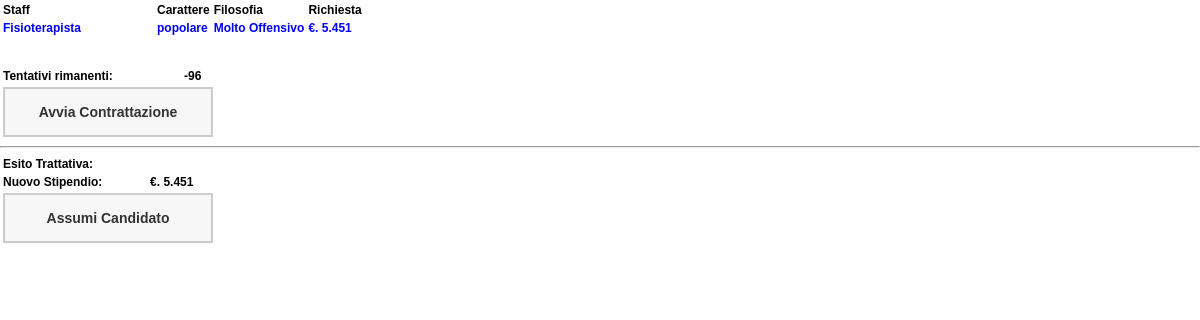
The page /oldGM/staff_contra.php?id=1531 (signed in) on the database its author committed.
### tables this page shows
CREATE TABLE IF NOT EXISTS `staff_mercato` (
  `s_id` int(11) NOT NULL AUTO_INCREMENT,
  `s_id_team` varchar(20) NOT NULL,
  `s_scadenza` date NOT NULL,
  `s_id_staff` char(2) NOT NULL DEFAULT '',
  `s_descrizione` varchar(20) NOT NULL DEFAULT '',
  `s_nome` varchar(50) NOT NULL,
  `s_abi` int(3) NOT NULL DEFAULT '0',
  `s_esp` int(3) NOT NULL DEFAULT '0',
  `s_mot` int(3) NOT NULL DEFAULT '0',
  `s_sti` int(3) NOT NULL DEFAULT '0',
  `s_car` varchar(20) NOT NULL DEFAULT '',
  `s_fil` varchar(20) NOT NULL DEFAULT '',
  `s_contrattazioni` int(3) NOT NULL,
  `s_for` int(3) NOT NULL,
  `s_con` int(3) NOT NULL,
  `s_po` int(3) NOT NULL,
  `s_df` int(3) NOT NULL,
  `s_cn` int(3) NOT NULL,
  `s_pa` int(3) NOT NULL,
  `s_rg` int(3) NOT NULL,
  `s_cr` int(3) NOT NULL,
  `s_tc` int(3) NOT NULL,
  `s_tr` int(3) NOT NULL,
  `s_tal` int(3) NOT NULL,
  PRIMARY KEY (`s_id`)
);

### oldGM/staff_contra.php (the view, shortened to what this page needs)
<!DOCTYPE html PUBLIC "-//W3C//DTD XHTML 1.0 Transitional//EN" "http://www.w3.org/TR/xhtml1/DTD/xhtml1-transitional.dtd">
<html xmlns="http://www.w3.org/1999/xhtml">
<head>
</head>
<?php
	include "connect_db.php";
	$id = $_REQUEST['id'];
	if ($id != 0)
	{
		$result = mysql_query("SELECT * FROM staff_mercato WHERE s_id=\"$id\" ");
		$row = mysql_fetch_array($result);
		$wstip = number_format($row['s_sti'],0,",",".");
		$tentativi = 4 - $row['s_contrattazioni'];
		$attivo_contra = "enabled";
		$attivo_assumi = "enabled";
		$esito = "";
		$wstip_nuovo = $wstip;
		echo "<table border='0'>";
		echo "<tr style='color:#000000;'>";
		echo "<th align='left' width='150'>Staff</th>";
		echo "<th align='left'>Carattere</th>";
		echo "<th align='left'>Filosofia</th>";
		echo "<th align='left'>Richiesta</th>";
		echo "</tr>";
		echo "<tr style='color:#0000ff;'>";
		echo "<th align='left'>$row[s_descrizione]</th>";
		echo "<th align='left'>$row[s_car]</th>";
		echo "<th align='left'>$row[s_fil]</th>";
		echo "<th align='left'>€. $wstip</th>";
		echo "</tr>";
		echo "</table>";
		echo "<br>";
		echo "<br>";
		echo "<table border='0'>";
		echo "<tr style='color:#000000;'>";
		echo "<th align='left'>Tentativi&nbsp;rimanenti:</th>";
		echo "<th align='left'>$tentativi</th>";
		echo "</tr>";
		echo "<tr>";
		echo "<td colspan=2><input type='button' name='AVVIA' $attivo_contra value='Avvia Contrattazione' class='contra' onclick='javascript:Contratta();'/></td>";
		echo "</tr>";
		echo "</table>";
		echo "<hr>";
		echo "<table border='0'>";
		echo "<tr style='color:#000000;'>";
		echo "<th align='left'>Esito Trattativa:</th>";
		echo "<th align='left'><div id='esito_trat'>$esito</div></th>";
		echo "</tr>";
		echo "<tr style='color:#000000;'>";
		echo "<th align='left'>Nuovo&nbsp;Stipendio:</th>";
		echo "<th align='left'>€. $wstip_nuovo</th>";
		echo "</tr>";
		echo "<tr>";
		echo "<td colspan=2><input type='button' name='ASSUMI' $attivo_assumi value='Assumi Candidato' class='contra' onclick='javascript:Assumi();'/></td>";
		echo "</tr>";
		echo "</table>";
	}
?>

### oldGM/css/index_corpo1024.css (style rules this page uses)
.contra { font-size: 14px; font-weight:bold; color: #333333; border: 2px solid #CCCCCC; background: #F7F7F7; width:210px; height:50px; }
body { overflow : hidden; padding : 0; margin: 0; color:#FFFFFF; font-family:Geneva, Arial, Helvetica, sans-serif; font-size:12px; font-weight:bold; }

### rows shown on the page
staff_mercato: s_descrizione "Fisioterapista", s_car "popolare", s_fil "Molto Offensivo", s_sti "5.451", s_contrattazioni "-96"
